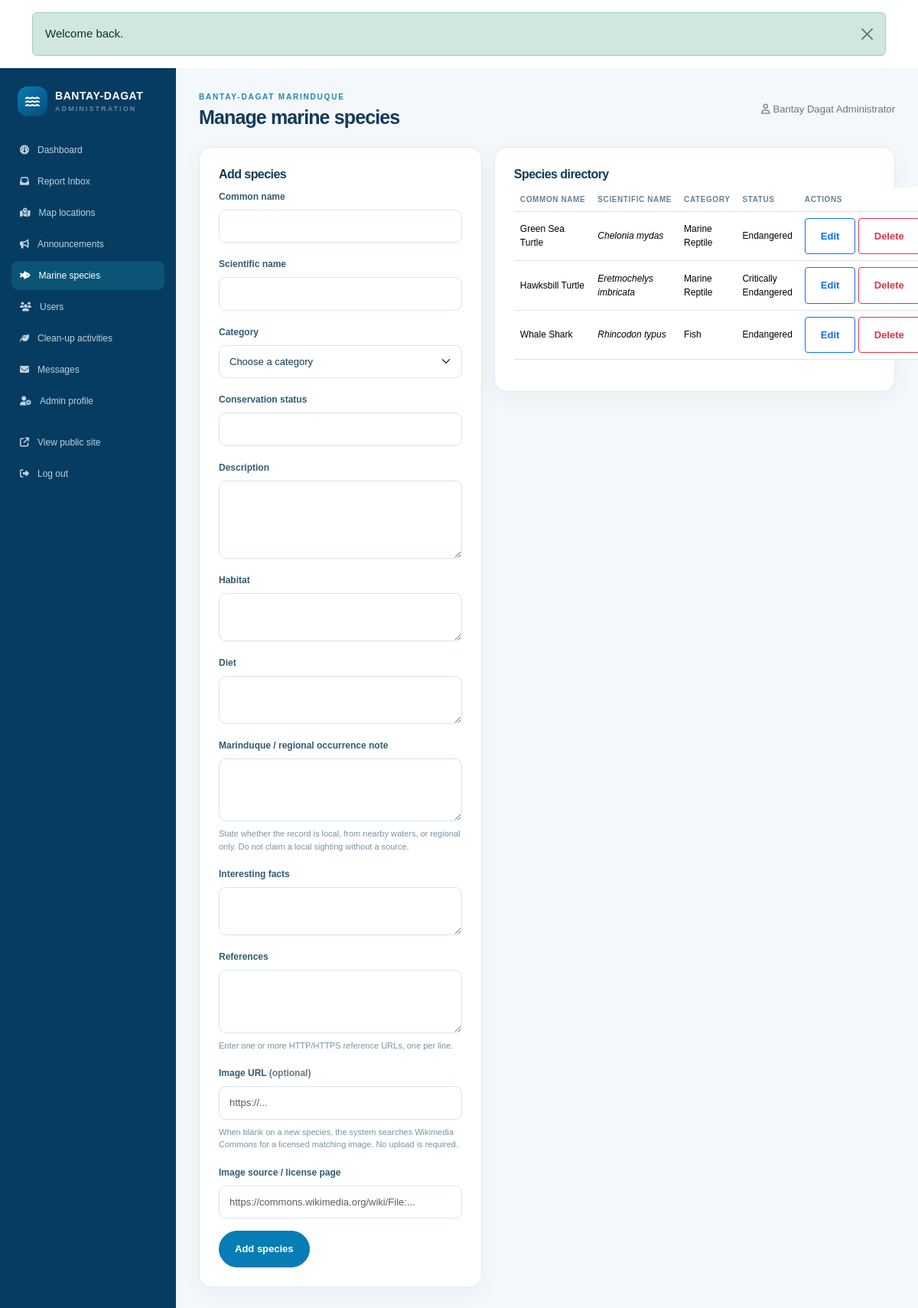
Page /admin/manage-species.php (signed in) on the committed database.
### tables this page shows
CREATE TABLE IF NOT EXISTS marine_species (
  species_id BIGINT UNSIGNED NOT NULL AUTO_INCREMENT PRIMARY KEY,
  common_name VARCHAR(150) NOT NULL,
  scientific_name VARCHAR(180) NULL,
  category VARCHAR(60) NULL,
  description TEXT NOT NULL,
  habitat TEXT NULL,
  diet TEXT NULL,
  occurrence_note TEXT NULL,
  conservation_status VARCHAR(100) NULL,
  interesting_facts TEXT NULL,
  species_image VARCHAR(255) NULL,
  image_source_url TEXT NULL,
  reference_url TEXT NULL,
  is_featured TINYINT(1) NOT NULL DEFAULT 0,
  created_at TIMESTAMP NOT NULL DEFAULT CURRENT_TIMESTAMP,
  updated_at TIMESTAMP NOT NULL DEFAULT CURRENT_TIMESTAMP ON UPDATE CURRENT_TIMESTAMP,
  UNIQUE KEY uq_species_scientific_name (scientific_name),
  KEY idx_species_common_name (common_name),
  KEY idx_species_conservation (conservation_status),
  KEY idx_species_category (category)
);

### includes/functions.php (called while the page is built, shortened)
<?php
require_once __DIR__ . '/../config/database.php';
function e(mixed $value): string
{
    return htmlspecialchars((string) $value, ENT_QUOTES | ENT_SUBSTITUTE, 'UTF-8');
}

### config/database.php (called while the page is built, shortened)
<?php
function db(): PDO
{
    static $pdo;
    if ($pdo instanceof PDO) {
        return $pdo;
    }
    $host = getenv('BDM_DB_HOST') ?: '127.0.0.1';
    $name = getenv('BDM_DB_NAME') ?: 'bantay_dagat_marinduque';
    $user = getenv('BDM_DB_USER') ?: 'root';
    $password = getenv('BDM_DB_PASSWORD') ?: '';
    $dsn = "mysql:host={$host};dbname={$name};charset=utf8mb4";
    $pdo = new PDO($dsn, $user, $password, [
        PDO::ATTR_ERRMODE => PDO::ERRMODE_EXCEPTION,
        PDO::ATTR_DEFAULT_FETCH_MODE => PDO::FETCH_ASSOC,
        PDO::ATTR_EMULATE_PREPARES => false,
    ]);
    return $pdo;
}

### admin/manage-species.php (the view, shortened to what this page needs)
<?php
require_once __DIR__ . '/_layout.php';
$edit = null;
$items = db()->query(
    'SELECT species_id AS id, common_name, scientific_name, category, conservation_status
     FROM marine_species
     ORDER BY common_name'
)->fetchAll();
?>
<div class="row g-3">
    <div class="col-xl-5">
        <form class="surface-card" action="../actions/admin.php" method="post">
            <h2 class="h6 fw-bold"><?= $edit ? 'Edit species' : 'Add species' ?></h2>
            <div class="mb-3">
                <label class="form-label" for="common-name">Common name</label>
                <input class="form-control" id="common-name" name="common_name" required maxlength="140" value="<?= e($edit['common_name'] ?? '') ?>">
            </div>
            <div class="mb-3">
                <label class="form-label" for="scientific-name">Scientific name</label>
                <input class="form-control" id="scientific-name" name="scientific_name" required maxlength="160" value="<?= e($edit['scientific_name'] ?? '') ?>">
            </div>
            <div class="mb-3">
                <label class="form-label" for="category">Category</label>
                <select class="form-select" id="category" name="category" required>
                    <option value="">Choose a category</option>
                </select>
            </div>
            <div class="mb-3">
                <label class="form-label" for="conservation-status">Conservation status</label>
                <input class="form-control" id="conservation-status" name="conservation_status" maxlength="100" value="<?= e($edit['conservation_status'] ?? '') ?>">
            </div>
            <div class="mb-3">
                <label class="form-label" for="description">Description</label>
                <textarea class="form-control" id="description" name="description" rows="4" required><?= e($edit['description'] ?? '') ?></textarea>
            </div>
            <div class="mb-3">
                <label class="form-label" for="habitat">Habitat</label>
                <textarea class="form-control" id="habitat" name="habitat" rows="2"><?= e($edit['habitat'] ?? '') ?></textarea>
            </div>
            <div class="mb-3">
                <label class="form-label" for="diet">Diet</label>
                <textarea class="form-control" id="diet" name="diet" rows="2"><?= e($edit['diet'] ?? '') ?></textarea>
            </div>
            <div class="mb-3">
                <label class="form-label" for="occurrence-note">Marinduque / regional occurrence note</label>
                <textarea class="form-control" id="occurrence-note" name="occurrence_note" rows="3" required maxlength="2000"><?= e($edit['occurrence_note'] ?? '') ?></textarea>
                <div class="help-text mt-2">State whether the record is local, from nearby waters, or regional only. Do not claim a local sighting without a source.</div>
            </div>
            <div class="mb-3">
                <label class="form-label" for="interesting-facts">Interesting facts</label>
                <textarea class="form-control" id="interesting-facts" name="interesting_facts" rows="2"><?= e($edit['interesting_facts'] ?? '') ?></textarea>
            </div>
            <div class="mb-3">
                <label class="form-label" for="reference-url">References</label>
                <textarea class="form-control" id="reference-url" name="reference_url" rows="3" required maxlength="4000"><?= e($edit['reference_url'] ?? '') ?></textarea>
                <div class="help-text mt-2">Enter one or more HTTP/HTTPS reference URLs, one per line.</div>
            </div>
            <div class="mb-3">
                <label class="form-label" for="species-image">Image URL <span class="text-secondary">(optional)</span></label>
                <input class="form-control" type="url" id="species-image" name="species_image" maxlength="255" value="<?= e($edit['species_image'] ?? '') ?>" placeholder="https://...">
                <div class="help-text mt-2">When blank on a new species, the system searches Wikimedia Commons for a licensed matching image. No upload is required.</div>
            </div>
            <div class="mb-3">
                <label class="form-label" for="image-source-url">Image source / license page</label>
                <input class="form-control" type="url" id="image-source-url" name="image_source_url" maxlength="1000" value="<?= e($edit['image_source_url'] ?? '') ?>" placeholder="https://commons.wikimedia.org/wiki/File:...">
            </div>
            <div class="d-flex gap-2">
                <button class="btn btn-primary rounded-pill"><?= $edit ? 'Save changes' : 'Add species' ?></button>
            </div>
        </form>
    </div>
    <div class="col-xl-7">
        <section class="surface-card">
            <h2 class="h6 fw-bold">Species directory</h2>
            <div class="admin-table-wrap">
                <table class="table table-hover align-middle">
                    <thead><tr><th>Common name</th><th>Scientific name</th><th>Category</th><th>Status</th><th>Actions</th></tr></thead>
                    <tbody>
                    <?php foreach ($items as $item): ?>
                        <tr>
                            <td><?= e($item['common_name']) ?></td>
                            <td><i><?= e($item['scientific_name']) ?></i></td>
                            <td><?= e($item['category'] ?: 'Uncategorized') ?></td>
                            <td><?= e($item['conservation_status']) ?></td>
                            <td class="text-nowrap">
                                <a class="btn btn-outline-primary btn-sm" href="manage-species.php?edit=<?= (int) $item['id'] ?>">Edit</a>
                                <form class="d-inline" method="post" action="../actions/admin.php">
                                    <button class="btn btn-outline-danger btn-sm" data-confirm="Delete this species record?">Delete</button>
                                </form>
                            </td>
                        </tr>
                    <?php endforeach; ?>
                    </tbody>
                </table>
            </div>
        </section>
    </div>
</div>

### assets/css/style.css (style rules this page uses)
:root { --navy:#064a78;--blue:#087db5;--aqua:#28dde5;--pale:#eaf7fc;--ink:#123b5a;--muted:#648096;--green:#32a889;--coral:#f09169;--line:#dcebf1;--shadow:0 15px 40px rgba(11,69,101,.09) }
* { box-sizing:border-box }
body { font-family:"DM Sans",sans-serif;color:var(--ink);background:#fff;font-size:15px }
h1,h2,h3,h4,.brand { font-family:Manrope,sans-serif;letter-spacing:-.035em }
a { text-decoration:none;color:inherit }
.btn { font-weight:700;font-size:13px;padding:13px 20px;transition:transform .2s,box-shadow .2s }
.btn-primary { background:var(--blue);border-color:var(--blue) }
.surface-card { background:white;border:1px solid var(--line);border-radius:16px;padding:25px;box-shadow:0 8px 28px rgba(10,74,104,.05) }
.form-label { font-size:12px;font-weight:700;color:#315b73 }
.form-control,.form-select { border-color:#d6e5ec;border-radius:9px;font-size:13px;padding:11px 13px;color:var(--ink) }
.help-text { color:#7994a2;font-size:11px }
.table { font-size:12px }
.table th { font-size:10px;text-transform:uppercase;letter-spacing:.06em;color:#648096;white-space:nowrap }

### rows in the picture
marine_species: common_name "Green Sea Turtle", scientific_name "Chelonia mydas", category "Marine Reptile", conservation_status "Endangered"
marine_species: common_name "Hawksbill Turtle", scientific_name "Eretmochelys imbricata", category "Marine Reptile", conservation_status "Critically Endangered"
marine_species: common_name "Whale Shark", scientific_name "Rhincodon typus", category "Fish", conservation_status "Endangered"

### other values in the picture
$notice['message'] "Welcome back."
$label "Dashboard"
$label "Report Inbox"
$label "Map locations"
$label "Announcements"
$label "Marine species"
$label "Users"
$label "Clean-up activities"
$label "Messages"
$label "Admin profile"
$title "Manage marine species"
$_SESSION['admin_name'] "Bantay Dagat Administrator"
